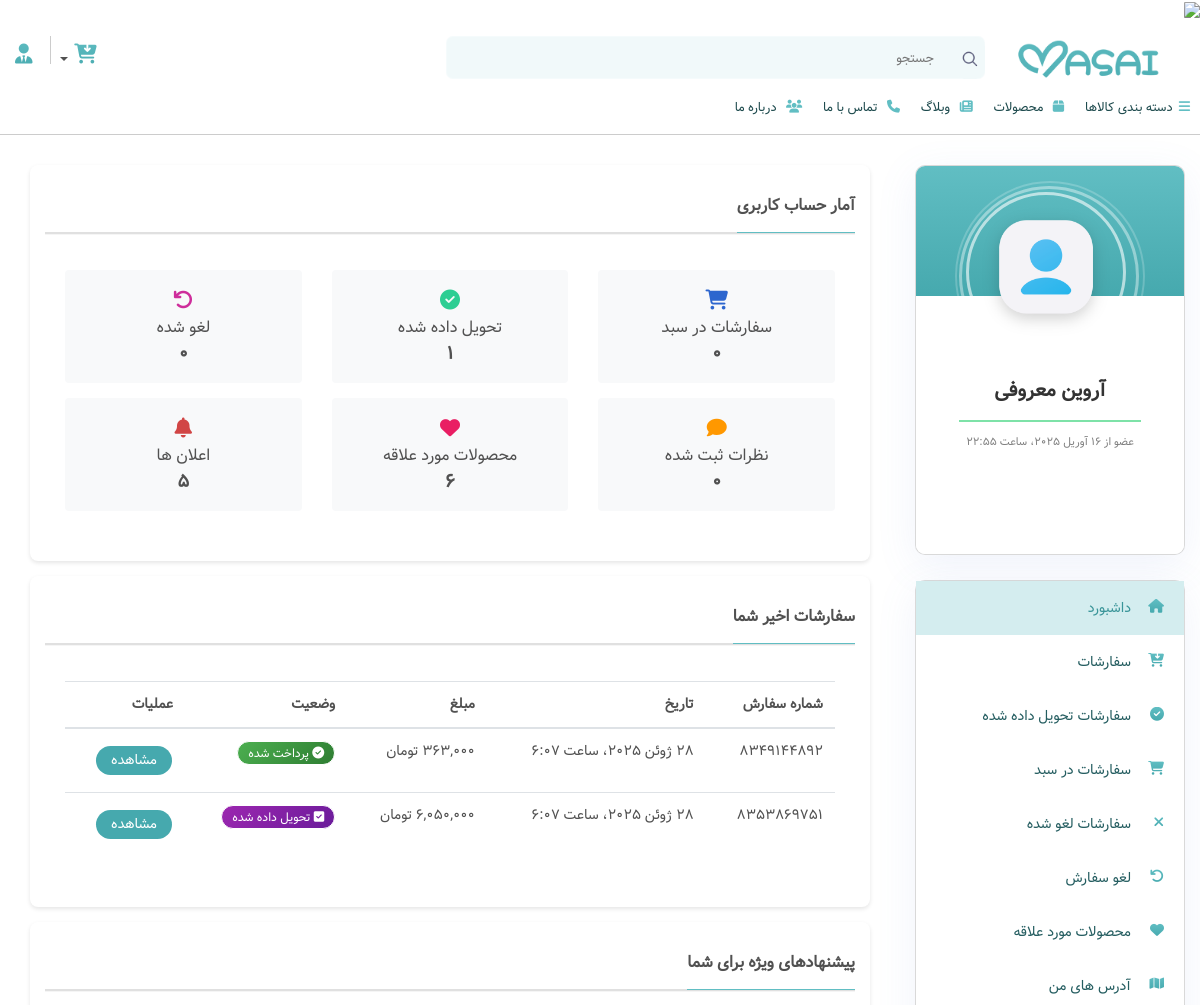
Page /dashboard/ (signed in, upper part) on the earlier database version.
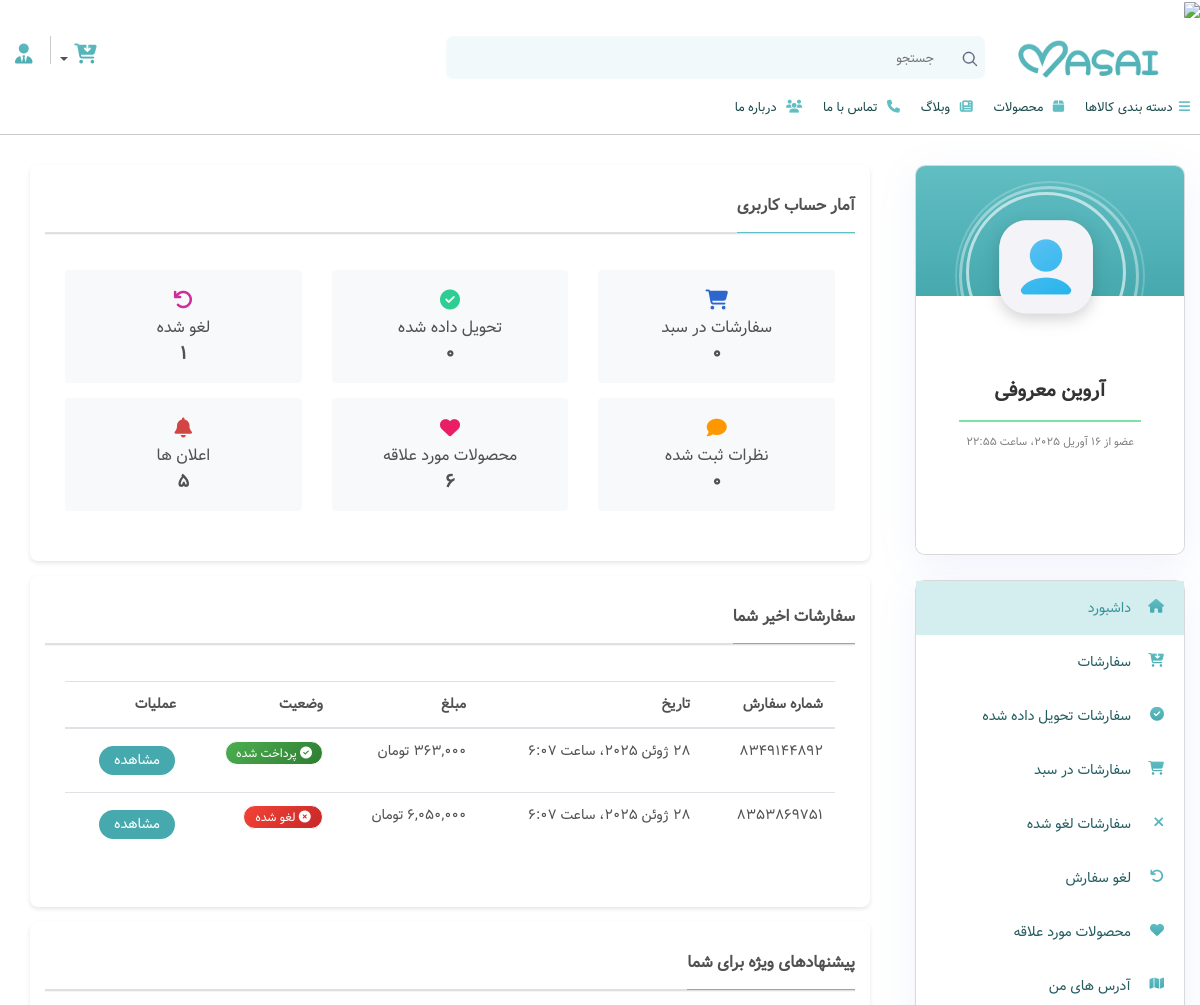
Same page on the later database version.
### cart/models.py (models this page shows, shortened)
class Order(models.Model):
    ORDER_STATUS = (
        ('pending', 'در انتظار پرداخت'),
        ('paid', 'پرداخت شده'),
        ('processing', 'در حال پردازش'),
        ('shipped', 'ارسال شده'),
        ('delivered', 'تحویل داده شده'),
        ('cancelled', 'لغو شده'),
    )
    user = models.ForeignKey(User, on_delete=models.CASCADE, related_name='orders', verbose_name='کاربر')
    order_number = ShortUUIDField(length=10, max_length=10, alphabet="1234567890", unique=True, verbose_name="شماره سفارش")
    address = models.ForeignKey(Address, on_delete=models.SET_NULL, null=True, verbose_name='آدرس')
    cart = models.ForeignKey(Cart, on_delete=models.SET_NULL, null=True, blank=True, verbose_name='سبد خرید')
    items_data = models.JSONField(null=True, blank=True, verbose_name='اطلاعات محصولات')
    total_price = models.IntegerField(verbose_name='مبلغ کل')
    coupon_discount = models.IntegerField(default=0, verbose_name='تخفیف کوپن')
    shipping_cost = models.IntegerField(default=0, verbose_name='هزینه ارسال')
    final_price = models.IntegerField(verbose_name='مبلغ قابل پرداخت')
    status = models.CharField(max_length=20, choices=ORDER_STATUS, default='pending', verbose_name='وضعیت سفارش')
    created_at = models.DateTimeField(auto_now_add=True, verbose_name='تاریخ ایجاد')
    updated_at = models.DateTimeField(auto_now=True, verbose_name='تاریخ به‌روزرسانی')
    class Meta:
        verbose_name = 'سفارش'
        verbose_name_plural = 'سفارشات'
        ordering = ['-created_at']

### dashboard/views.py (the view)
# urls.py: path('', views.home, name='home'),
@login_required
def home(request):
    user = request.user
    profile = Profile.objects.get(user=user)
    current_cart_items = CartItem.objects.filter(cart__user=user).count()
    delivered_orders = Order.objects.filter(user=user, status='delivered').count()
    cancelled_orders = Order.objects.filter(user=user, status='cancelled').count()
    comments_count = ProductComment.objects.filter(author=user).count()
    recent_orders = Order.objects.filter(user=user).order_by('-created_at')[:5]
    popular_products = Product.objects.filter(status='published', stock_count__gt=0).order_by('-views')[:10]
    context = {
        'profile': profile,
        'current_cart_items': current_cart_items,
        'delivered_orders': delivered_orders,
        'cancelled_orders': cancelled_orders,
        'comments_count': comments_count,
        'recent_orders': recent_orders,
        'popular_products': popular_products,
    }
    return render(request, 'dashboard/home.html', context)

### cart/models.py (called while the page is built)
    @property
    def total_price(self):
        return sum(item.total_price for item in self.items.all())

### context_processors/context_processors.py (called while the page is built)
def shop_func(request):
    site_settings = SiteSettings.objects.first()
    categories = ProductCategory.objects.all()
    colors = ProductColor.objects.all()
    brands = ProductBrand.objects.all()
    cart = None
    cart_items = []
    cart_total = 0
    if request.user.is_authenticated:
        try:
            cart = Cart.objects.filter(user=request.user).first()
            if cart:
                cart_items = CartItem.objects.filter(cart=cart).select_related('product')
                cart_total = cart.total_price
        except:
            pass
    return {
        'site_settings': site_settings,
        'categories': categories,
        'colors': colors,
        'brands': brands,
        'cart': cart,
        'cart_items': cart_items,
        'cart_total': cart_total,
    }

### core/templatetags/custom_filters.py (called while the page is built)
@register.filter
def format_price(value):
    return f"{value:,}"

### dashboard/templates/dashboard/home.html (shortened to what the changed rows need)
{% extends "base.html" %}
{% load static %}
{% load jalali_tags %}
{% load custom_filters %}
{% block content %}
    <main class="order-delivered default space-top-30">
        <div class="container">
            <div class="row">
                <div class="col-xl-9 col-lg-8 col-md-12 order-2">
                    <div class="col-lg-12 col-md-12 order-2">
                        <div class="widget widget-product">
                            <div class="card-body">
                                <div class="row text-center">
                                    <div class="col-md-4 col-sm-6 col-6 space-bottom-15">
                                        <div class="bg-light p-3 rounded">
                                            <div class="font-20 color-font-2dce93">
                                                <i class="fa fa-check-circle"></i>
                                            </div>
                                            <div class="font-16">تحویل داده شده</div>
                                            <div class="font-18 font-weight-bold">{{ delivered_orders }}</div>
                                        </div>
                                    </div>
                                    <div class="col-md-4 col-sm-6 col-6 space-bottom-15">
                                        <div class="bg-light p-3 rounded">
                                            <div class="font-20 color-font-ce2d9b">
                                                <i class="fa fa-undo"></i>
                                            </div>
                                            <div class="font-16">لغو شده</div>
                                            <div class="font-18 font-weight-bold">{{ cancelled_orders }}</div>
                                        </div>
                                    </div>
                                </div>
                            </div>
                        </div>
                        <div class="widget widget-product">
                            <div class="card-body">
                                <div class="table-responsive">
                                    <table class="table table-hover">
                                        <thead>
                                        <tr>
                                            <th>شماره سفارش</th>
                                            <th>تاریخ</th>
                                            <th>مبلغ</th>
                                            <th>وضعیت</th>
                                            <th>عملیات</th>
                                        </tr>
                                        </thead>
                                        <tbody>
                                        {% if recent_orders %}
                                            {% for order in recent_orders %}
                                                <tr>
                                                    <td>{{ order.order_number }}</td>
                                                    <td>{{ order.created_at|to_jalali:'%d %b %Y' }}</td>
                                                    <td>{{ order.final_price|format_price }} تومان</td>
                                                    <td>
                                                        {% if order.status == 'paid' %}
                                                            <span class="badge badge-paid"><i
                                                                    class="fa fa-check-circle"></i> {{ order.get_status_display }}</span>
                                                        {% elif order.status == 'shipped' %}
                                                            <span class="badge badge-shipped"><i
                                                                    class="fa fa-truck"></i> {{ order.get_status_display }}</span>
                                                        {% elif order.status == 'delivered' %}
                                                            <span class="badge badge-delivered"><i
                                                                    class="fa fa-check-square"></i> {{ order.get_status_display }}</span>
                                                        {% elif order.status == 'pending' %}
                                                            <span class="badge badge-pending"><i
                                                                    class="fa fa-clock"></i> {{ order.get_status_display }}</span>
                                                        {% elif order.status == 'processing' %}
                                                            <span class="badge badge-processing"><i
                                                                    class="fa fa-cog fa-spin"></i> {{ order.get_status_display }}</span>
                                                        {% elif order.status == 'cancelled' %}
                                                            <span class="badge badge-cancelled"><i
                                                                    class="fa fa-times-circle"></i> {{ order.get_status_display }}</span>
                                                        {% endif %}
                                                    </td>
                                                    <td><a href="{% url 'dashboard:order_detail' order.order_number %}" class="btn btn-sm btn-main-masai">مشاهده</a></td>
                                                </tr>
                                            {% endfor %}
                                        {% else %}
                                            <tr>
                                                <td colspan="5" class="text-center">سفارشی یافت نشد</td>
                                            </tr>
                                        {% endif %}
                                        </tbody>
                                    </table>
                                </div>
                            </div>
                        </div>
                    </div>
                </div>
            </div>
        </div>
    </main>
{% endblock content %}

Differences in the rows shown:
changed Order: status "تحویل داده شده" → "لغو شده"
Other differences:
{{ delivered_orders }}: "1" → "0"
{{ cancelled_orders }}: "0" → "1"
